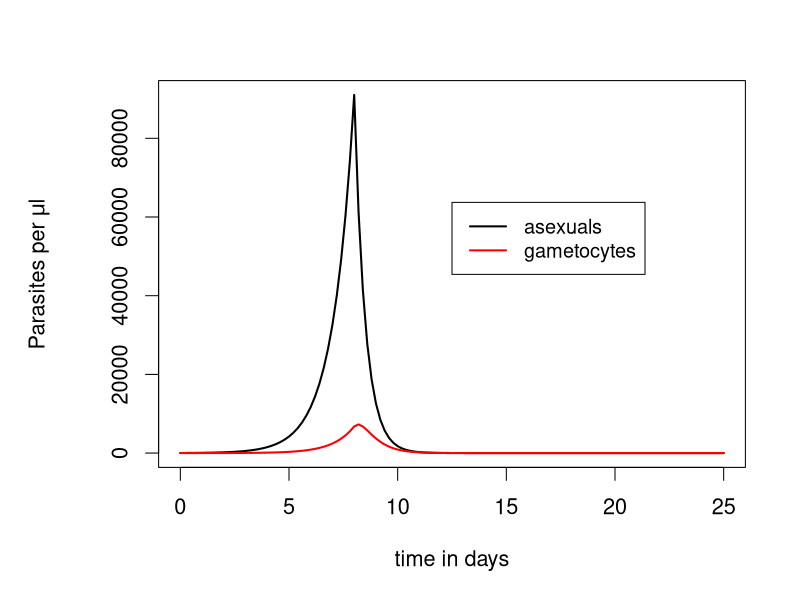

Generate this figure with R:
#########################################################
# Continuous Model of Malaria Infections
#########################################################

# This is the starting script to the malaria module

# Produces dynamics of infections using the continuous model
# Plots output

#######################
# FUNCTION DEFINITIONS
#######################

###
# cont.model(t,y,para) 
# Use:    Function to calculate time derivatives of asexual (A) and gametocyte (G) densities 
# Input:
#     t: time 
#     y: vector of current values of variables A and G
#     para: parameters 	g: gametocyte investment, fraction of parasites that become gametocytes
#			r: rate at which asexuals rupture to produce offspring
#			m: number of offspring produced by each asexual
#			k: rate at which asexuals are killed by immune response
#			l: death rate of gametocytes
# Output:
#    der: vector of derivatives at time t

cont.model<-function(t,y,para) {

with(as.list(c(para,y)),{ # this command allows us to refer directly to the variables and parameters

if(t<8) { # immunity begins on day 8 of infection
  	dA<-r*m*(1-g)*A-r*A
  	} else {
  	dA<-r*m*(1-g)*A-r*A-k*A
  	} 
dG<-r*m*g*A-l*G
der<-c(dA,dG)
list(der)
}) # end of 'with'
}  # end of function definition


###
# dynamics(g,init.y,end.time,interval,cont.model,para)
# Use: Function to integrate asexual and gametocyte differential equations
# Once A or G falls below 1 they are considered to be zero (to prevent negative values)
# Input:
#	g: gametocyte investment
#	init.y: vector of asexual and gametocyte densities for first time point in sequence 
#	end.time: last time for which densities are to be calculated
# 	interval: time interval between densities
#	cont.model: function specifying differential equations
#	para: parameters	r: rate at which asexuals rupture to produce offspring
#				m: number of offspring produced by each asexual
#				k: rate at which asexuals are killed by immune response
#				l: death rate of gametocytes
# Output:
# 	A: vector of asexual densities at requested times
#	G: vector of gametocyte densities at requested times
# 	time: vector of times

dynamics<-function(g,init.y,end.time,interval,cont.model,para) {
para<-c(g=g,para) # adds g to list of parameters, specifying it separately like this allows it to be changed easily
times<-seq(0,end.time,by=interval) # produces sequence of times for which densities will be estimated
results<-lsoda(init.y,times,cont.model,para)
# to set values <1 to 0 using index matrix
results[,c("A","G")][results[,c("A","G")]<1]<-0

as.data.frame(results)	
}

#################################################
# MAIN PROGRAM
#################################################

### Load R library for solving odes
library(deSolve)

### Define parameters, initial values and times for estimating parasite densities
para<-c(r=0.25,m=6,k=3,l=2)
end.time<-25
interval<-0.2
init.y<-c(A=25,G=0)

### get output for continuous model
out<-dynamics(g=0.15,init.y,end.time,interval,cont.model,para)

### plot results
#pdf("fig3.pdf")
par(mar=c(5,6,3,2)+0.1,cex=1.3) # sets margins so there is room for y-axis label
                                # and increases font and symbol size
plot(out$time,out$A,xlab="time in days",ylab="",type="n") # type="n" sets up the axes
                                                          # without plotting the function
lines(out$time,out$A,lw=2) # type="l" draws a line rather than points
mtext(expression(paste("Parasites per ",mu,"l")),side=2,line=4,cex=1.3) # to write y-axis label with Greek letter
lines(out$time,out$G,col="red",lw=2) # to add gametocyte data onto graph
par(cex=1.2)
legend(end.time*0.5,max(out$A)*0.7, legend=c("asexuals","gametocytes"), col=c("black","red"),lw=2)
#dev.off()
